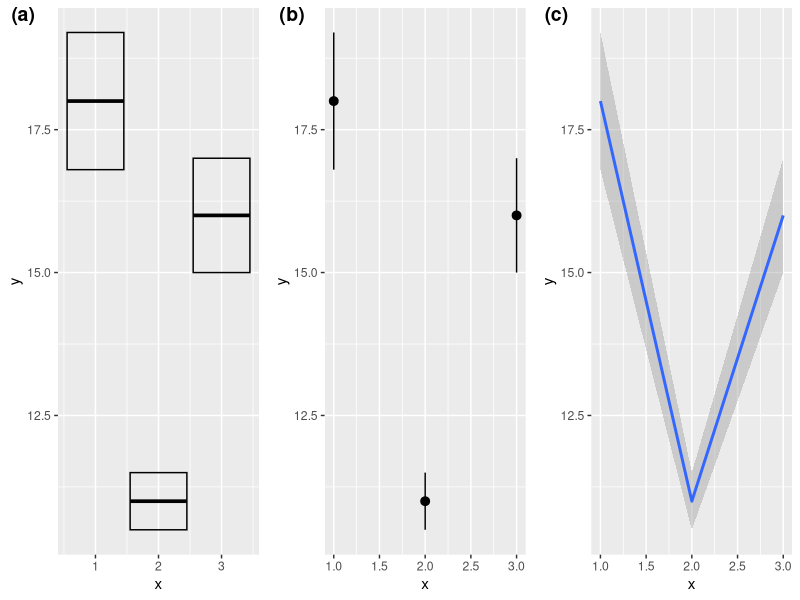
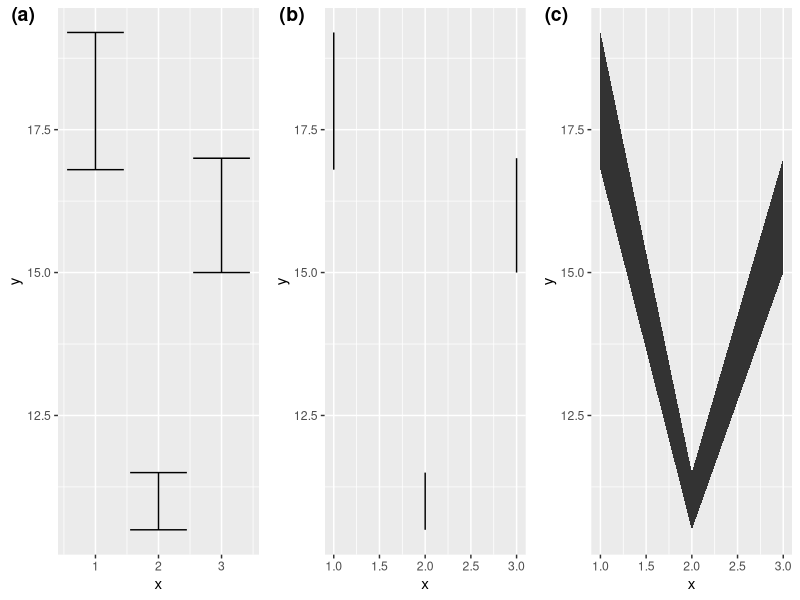

The R script that drew these images, in order:
library(ggplot2)
library(ggpubr)

y <- c(18,11,16)
df <- data.frame(x = 1:3, y = y, se = c(1.2,0.5,1.0))
base <- ggplot(df, aes(x,y, ymin = y-se, ymax = y+se))

# 展示区间和中间值
p1 <- base + geom_crossbar()
p2 <- base + geom_pointrange()
p3 <- base + geom_smooth(stat = 'identity')
ggarrange(p1,p2,p3,  labels= c('(a)','(b)', '(c)'),
          ncol = 3,nrow = 1)
# 仅展示区间
p4 <- base + geom_errorbar()
p5 <- base + geom_linerange()
p6 <- base + geom_ribbon()
ggarrange(p4,p5,p6, labels= c('(a)','(b)', '(c)'),
        ncol = 3,nrow = 1)
